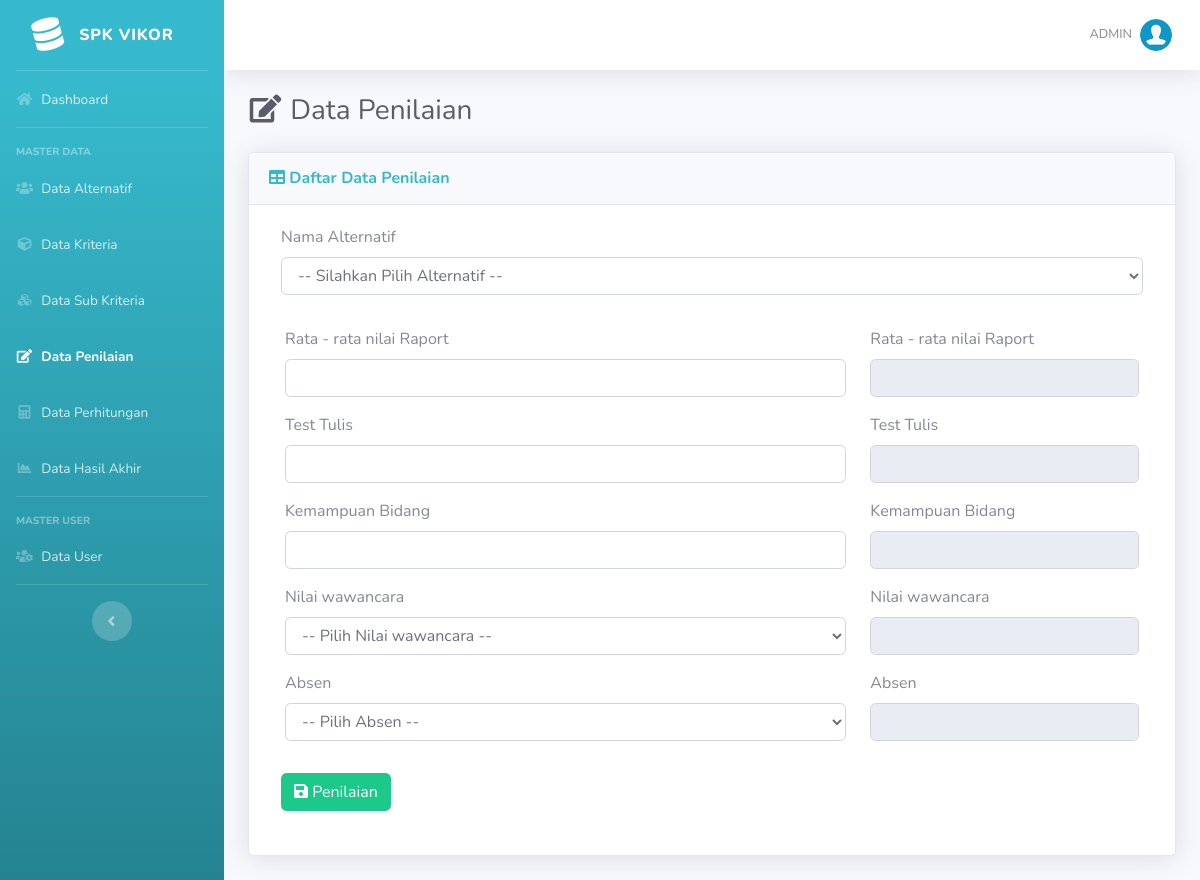
The app's page /list-penilaian.php (signed in) with its own data.
### tables this page shows
CREATE TABLE `kriteria` (
  `id_kriteria` int(11) NOT NULL,
  `kode_kriteria` varchar(10) NOT NULL,
  `nama` varchar(50) NOT NULL,
  `bobot` float NOT NULL,
  `ada_pilihan` tinyint(1) DEFAULT NULL
);

### list-penilaian.php (the view, shortened to what this page needs)
<?php require_once('includes/init.php'); ?>
<?php
require_once('template/header.php');
?>
<div class="d-sm-flex align-items-center justify-content-between mb-4">
    <h1 class="h3 mb-0 text-gray-800"><i class="fas fa-fw fa-edit"></i> Data Penilaian</h1>
</div>
<div class="card shadow mb-4">
    <div class="card-header py-3">
        <h6 class="m-0 font-weight-bold text-info"><i class="fa fa-table"></i> Daftar Data Penilaian</h6>
    </div>
	<div class="card-body">
		<div class="table-responsive">
		<div class="col-lg-12">
			<form id="contactForm" action="" method="post" enctype="multipart/form-data">
					<div class="form-group">
							<label>Nama Alternatif</label>
							<select name="id_alternatif" id="" class="form-control">
							<option disabled selected>-- Silahkan Pilih Alternatif --</option>
						</select>
								</div>
							</div>
							<?php
							$query = "SELECT * FROM kriteria";
							$execute = $koneksi->query($query);
							if ($execute->num_rows > 0) {
								echo "<div class='modal-body'>";
								while ($data = $execute->fetch_array(MYSQLI_ASSOC)) {
									$id_kriteria = htmlspecialchars($data['id_kriteria']);
									$nama_kriteria = htmlspecialchars($data['nama']);
									echo "<div class='row mb-3'>";
									if ($data['ada_pilihan'] == 1) {
										echo "<div class='col-lg-8'>";
										echo "<label for='nilai_$id_kriteria'>$nama_kriteria</label>";
										echo "<select  name='nilai[]' class='form-control form-select' required id='nilai_$id_kriteria' onchange='getOrganisasi(this.value, \"$id_kriteria\")'>";
										echo "<option disabled selected>-- Pilih $nama_kriteria --</option>";
										echo "</select>";
										echo "</div>";
										echo "<div class='col-lg-4'>";
										echo "<label for='organisasi_$id_kriteria'> $nama_kriteria</label>";
										echo "<input type='text' class='form-control' id='organisasi_$id_kriteria' value='' readonly>";
										echo "</div>";
									} else {
										echo "<div class='col-lg-8'>";
										echo "<label for='nilai_$id_kriteria'>$nama_kriteria</label>";
										echo "<input type='text' autocomplete='off'  class='form-control'  id='nilai_$id_kriteria'  onkeyup='isi_otomatis(\"$id_kriteria\")' value=''>";
										echo "</div>";
										echo "<div class='col-lg-4'>";
										echo "<label for='organisasi_$id_kriteria'> $nama_kriteria</label>";
										echo "<input type='text' name='nilai[]' class='form-control' id='organisasi_$id_kriteria' value='' readonly>";
										echo "</div>";
									}
									echo "</div>";
								}
								echo "</div>";
							}
							?>
					<div class="col-lg-12">
						<button type="submit" name="tambah" class="btn btn-success"><i class="fa fa-save"></i>  Penilaian</button>
					</div>
				</div>
			</div>
			<br>
<?php
require_once('template/footer.php');
?>

### records on screen
kriteria: nama "Rata - rata nilai Raport"
kriteria: nama "Test Tulis"
kriteria: nama "Kemampuan Bidang"
kriteria: nama "Nilai wawancara"
kriteria: nama "Absen"

### other values on screen
$_SESSION['username'] "ADMIN"
